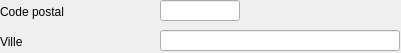
<?xml version="1.0" encoding="UTF-8"?>
<ui version="4.0">
 <class>VilleCPWidget</class>
 <widget class="QWidget" name="VilleCPWidget">
  <property name="geometry">
   <rect>
    <x>0</x>
    <y>0</y>
    <width>401</width>
    <height>53</height>
   </rect>
  </property>
  <property name="windowTitle">
   <string>Form</string>
  </property>
  <widget class="QLineEdit" name="VillelineEdit">
   <property name="geometry">
    <rect>
     <x>160</x>
     <y>30</y>
     <width>240</width>
     <height>21</height>
    </rect>
   </property>
   <property name="maxLength">
    <number>40</number>
   </property>
  </widget>
  <widget class="QLabel" name="Villelabel">
   <property name="geometry">
    <rect>
     <x>0</x>
     <y>34</y>
     <width>141</width>
     <height>16</height>
    </rect>
   </property>
   <property name="text">
    <string>Ville</string>
   </property>
  </widget>
  <widget class="QLineEdit" name="CPlineEdit">
   <property name="geometry">
    <rect>
     <x>160</x>
     <y>0</y>
     <width>80</width>
     <height>21</height>
    </rect>
   </property>
   <property name="maxLength">
    <number>5</number>
   </property>
   <property name="frame">
    <bool>true</bool>
   </property>
  </widget>
  <widget class="QLabel" name="CPlabel">
   <property name="geometry">
    <rect>
     <x>0</x>
     <y>4</y>
     <width>151</width>
     <height>16</height>
    </rect>
   </property>
   <property name="text">
    <string>Code postal</string>
   </property>
  </widget>
 </widget>
 <resources/>
 <connections/>
</ui>
